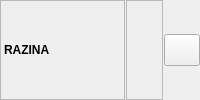
       <widget class="QFrame" name="frame_23">
        <property name="frameShape">
         <enum>QFrame::NoFrame</enum>
        </property>
        <property name="frameShadow">
         <enum>QFrame::Raised</enum>
        </property>
        <layout class="QHBoxLayout" name="horizontalLayout_26">
         <property name="spacing">
          <number>1</number>
         </property>
         <property name="leftMargin">
          <number>0</number>
         </property>
         <property name="topMargin">
          <number>0</number>
         </property>
         <property name="rightMargin">
          <number>0</number>
         </property>
         <property name="bottomMargin">
          <number>0</number>
         </property>
         <item>
          <widget class="QLabel" name="lblRazlogTitle_2">
           <property name="sizePolicy">
            <sizepolicy hsizetype="Maximum" vsizetype="Preferred">
             <horstretch>0</horstretch>
             <verstretch>0</verstretch>
            </sizepolicy>
           </property>
           <property name="minimumSize">
            <size>
             <width>125</width>
             <height>32</height>
            </size>
           </property>
           <property name="font">
            <font>
             <weight>75</weight>
             <bold>true</bold>
            </font>
           </property>
           <property name="toolTip">
            <string>Poziv Na Broj</string>
           </property>
           <property name="frameShape">
            <enum>QFrame::StyledPanel</enum>
           </property>
           <property name="text">
            <string>RAZINA</string>
           </property>
          </widget>
         </item>
         <item>
          <widget class="QLabel" name="lblRazlog_2">
           <property name="font">
            <font>
             <weight>75</weight>
             <bold>true</bold>
            </font>
           </property>
           <property name="frameShape">
            <enum>QFrame::StyledPanel</enum>
           </property>
           <property name="text">
            <string/>
           </property>
           <property name="alignment">
            <set>Qt::AlignLeading|Qt::AlignLeft|Qt::AlignVCenter</set>
           </property>
           <property name="textInteractionFlags">
            <set>Qt::LinksAccessibleByMouse|Qt::TextSelectableByMouse</set>
           </property>
          </widget>
         </item>
         <item>
          <widget class="QPushButton" name="btnGo2_5">
           <property name="sizePolicy">
            <sizepolicy hsizetype="Maximum" vsizetype="Fixed">
             <horstretch>0</horstretch>
             <verstretch>0</verstretch>
            </sizepolicy>
           </property>
           <property name="minimumSize">
            <size>
             <width>0</width>
             <height>32</height>
            </size>
           </property>
           <property name="maximumSize">
            <size>
             <width>36</width>
             <height>16777215</height>
            </size>
           </property>
           <property name="cursor">
            <cursorShape>PointingHandCursor</cursorShape>
           </property>
           <property name="toolTip">
            <string>Filter</string>
           </property>
           <property name="icon">
            <iconset resource="../../../resources/DonatForm.qrc">
             <normaloff>:/InDonat/Forms/images/icon_bullets.gif</normaloff>:/InDonat/Forms/images/icon_bullets.gif</iconset>
           </property>
           <property name="iconSize">
            <size>
             <width>16</width>
             <height>16</height>
            </size>
           </property>
           <property name="autoExclusive">
            <bool>true</bool>
           </property>
          </widget>
         </item>
        </layout>
       </widget>
